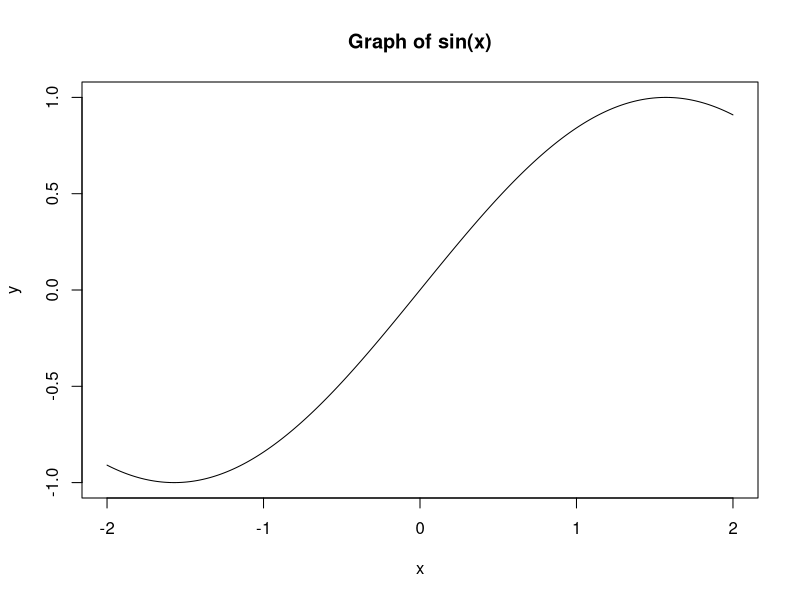
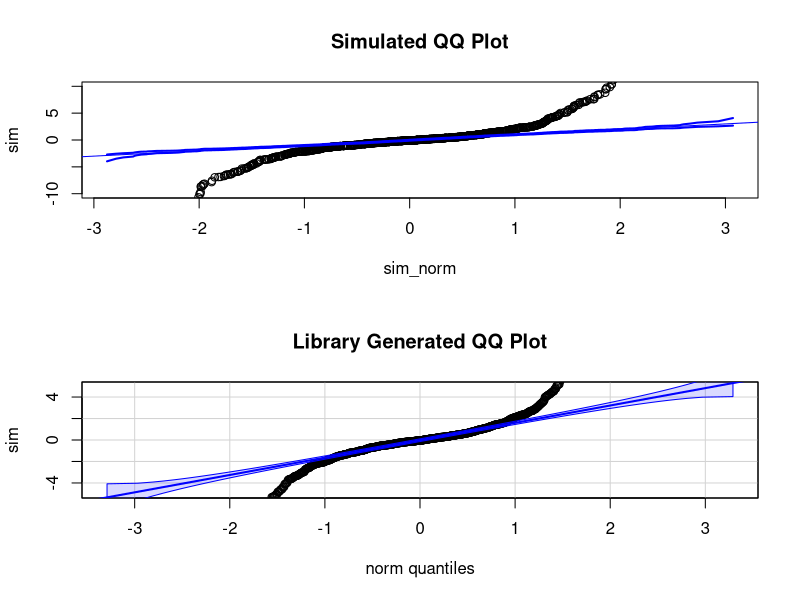

These figures' R source, in order:
## ---- chunk 1
#| echo: true
#| message: false
x <- seq(-2, 2, length.out = 1000)
y <- sin(x)
plot(y~x, type = "l", main = "Graph of sin(x)")
## ---- chunk 2
#| echo: true
#| message: false
#| warning: false
#| fig-width: 8
#| fig-height: 16
#| out-width: "80%"

library(car)

n <- 1000
rep <- 1000
sim <- sort(rt(n, 1))

sim_norm <- sort(rnorm(n))
envelope <- replicate(rep, sort(rnorm(n)))
lower <- apply(envelope, 1, quantile, probs = 0.025)
upper <- apply(envelope, 1, quantile, probs = 0.975)

par(mfrow=c(2, 1))
plot(sim~sim_norm, ylim = c(-10,10), main = "Simulated QQ Plot")

abline(0,1, lwd = 1, col = "blue")
lines(sim_norm, lower, lwd = 2, col = "blue")
lines(sim_norm, upper, lwd = 2, col = "blue")

invisible(qqPlot(sim, envelope = 0.95, ylim = c(-5, 5), main = "Library Generated QQ Plot"))
